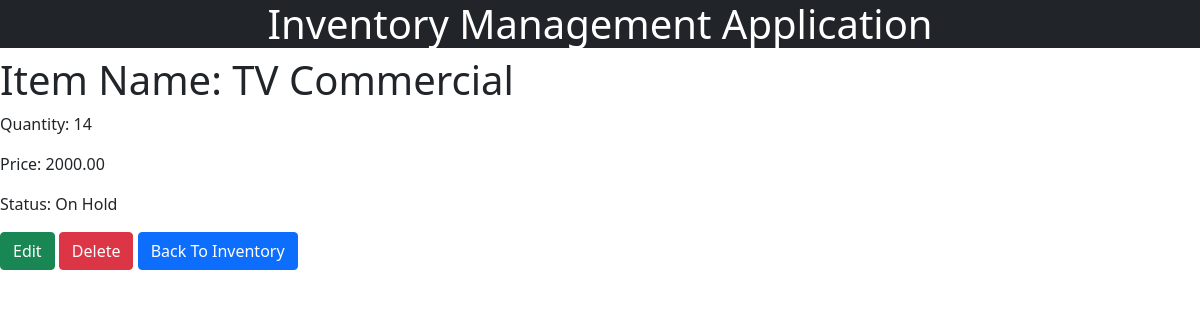
The app's page /products/3/ (signed in) with its own data.
### products/models.py (models this page shows, shortened)
class Product(models.Model):
	name = models.CharField(max_length = 60, default="Item")
	quantity = models.IntegerField(default=0)
	price = models.DecimalField(decimal_places=2, max_digits=100)
	status = models.CharField(max_length= 100, default="available")

### products/views.py (the view)
# urls.py: path('<int:id>/', product_detail_view, name='product-detail'),
@login_required(login_url='/login/')
def product_detail_view(request, id):
    obj = get_object_or_404(Product, id=id)
    context = {
        "object": obj
    }
    return render(request, "products/product_detail.html", context)

### products/templates/products/product_detail.html
{% extends 'base.html' %}
{% block content %}
<h1>Item Name: {{object.name}} </h1>
<p> Quantity: {{object.quantity}} </p>
<p> Price: {{object.price}} </p>
<p> Status: {{object.status}} </p>
<a class="btn btn-success" href="update" >Edit</a>
<a class="btn btn-danger" href="delete" >Delete</a>
<a class="btn btn-primary" href="/products/" >Back To Inventory</a>
{% endblock %}

### records on screen
Product: name "TV Commercial", quantity "14", price "2000.00", status "On Hold"
